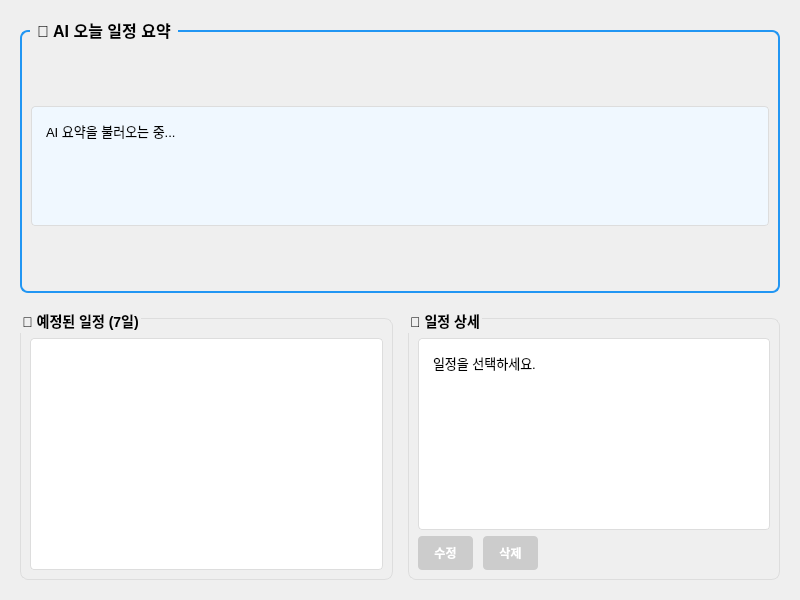
<?xml version="1.0" encoding="UTF-8"?>
<ui version="4.0">
 <class>HomePage</class>
 <widget class="QWidget" name="HomePage">
  <property name="geometry">
   <rect>
    <x>0</x>
    <y>0</y>
    <width>800</width>
    <height>600</height>
   </rect>
  </property>
  <layout class="QVBoxLayout" name="mainLayout">
   <property name="spacing">
    <number>15</number>
   </property>
   <property name="leftMargin">
    <number>20</number>
   </property>
   <property name="topMargin">
    <number>20</number>
   </property>
   <property name="rightMargin">
    <number>20</number>
   </property>
   <property name="bottomMargin">
    <number>20</number>
   </property>
   <item>
    <widget class="QGroupBox" name="aiSummaryBox">
     <property name="title">
      <string>📌 AI 오늘 일정 요약</string>
     </property>
     <property name="styleSheet">
      <string>QGroupBox {
   font-size: 16px;
   font-weight: bold;
   border: 2px solid #2196F3;
   border-radius: 8px;
   margin-top: 10px;
   padding-top: 10px;
}
QGroupBox::title {
   subcontrol-origin: margin;
   left: 10px;
   padding: 0 5px;
}</string>
     </property>
     <layout class="QVBoxLayout" name="aiLayout">
      <item>
       <widget class="QTextEdit" name="aiSummaryText">
        <property name="maximumSize">
         <size>
          <width>16777215</width>
          <height>120</height>
         </size>
        </property>
        <property name="readOnly">
         <bool>true</bool>
        </property>
        <property name="styleSheet">
         <string>QTextEdit {
   background-color: #f0f8ff;
   border: 1px solid #ddd;
   border-radius: 4px;
   padding: 10px;
   font-size: 13px;
}</string>
        </property>
        <property name="html">
         <string>&lt;!DOCTYPE HTML PUBLIC &quot;-//W3C//DTD HTML 4.0//EN&quot; &quot;http://www.w3.org/TR/REC-html40/strict.dtd&quot;&gt;
&lt;html&gt;&lt;head&gt;&lt;meta name=&quot;qrichtext&quot; content=&quot;1&quot; /&gt;&lt;/head&gt;&lt;body&gt;
&lt;p&gt;AI 요약을 불러오는 중...&lt;/p&gt;
&lt;/body&gt;&lt;/html&gt;</string>
        </property>
       </widget>
      </item>
     </layout>
    </widget>
   </item>
   <item>
    <layout class="QHBoxLayout" name="bottomLayout" stretch="1,1">
     <property name="spacing">
      <number>15</number>
     </property>
     <item>
      <widget class="QGroupBox" name="scheduleListBox">
       <property name="title">
        <string>📅 예정된 일정 (7일)</string>
       </property>
       <property name="styleSheet">
        <string>QGroupBox {
   font-size: 14px;
   font-weight: bold;
   border: 1px solid #ddd;
   border-radius: 8px;
   margin-top: 10px;
   padding-top: 10px;
}</string>
       </property>
       <layout class="QVBoxLayout" name="listLayout">
        <item>
         <widget class="QListWidget" name="scheduleList">
          <property name="styleSheet">
           <string>QListWidget {
   border: 1px solid #ddd;
   border-radius: 4px;
   background-color: white;
}
QListWidget::item {
   padding: 8px;
   border-bottom: 1px solid #f0f0f0;
}
QListWidget::item:selected {
   background-color: #e3f2fd;
   color: black;
}
QListWidget::item:hover {
   background-color: #f5f5f5;
}</string>
          </property>
         </widget>
        </item>
       </layout>
      </widget>
     </item>
     <item>
      <widget class="QGroupBox" name="detailBox">
       <property name="title">
        <string>📝 일정 상세</string>
       </property>
       <property name="styleSheet">
        <string>QGroupBox {
   font-size: 14px;
   font-weight: bold;
   border: 1px solid #ddd;
   border-radius: 8px;
   margin-top: 10px;
   padding-top: 10px;
}</string>
       </property>
       <layout class="QVBoxLayout" name="detailLayout">
        <item>
         <widget class="QTextEdit" name="scheduleDetail">
          <property name="readOnly">
           <bool>true</bool>
          </property>
          <property name="styleSheet">
           <string>QTextEdit {
   border: 1px solid #ddd;
   border-radius: 4px;
   padding: 10px;
   background-color: white;
   font-size: 13px;
}</string>
          </property>
          <property name="html">
           <string>&lt;!DOCTYPE HTML PUBLIC &quot;-//W3C//DTD HTML 4.0//EN&quot; &quot;http://www.w3.org/TR/REC-html40/strict.dtd&quot;&gt;
&lt;html&gt;&lt;head&gt;&lt;meta name=&quot;qrichtext&quot; content=&quot;1&quot; /&gt;&lt;/head&gt;&lt;body&gt;
&lt;p&gt;일정을 선택하세요.&lt;/p&gt;
&lt;/body&gt;&lt;/html&gt;</string>
          </property>
         </widget>
        </item>
        <item>
         <layout class="QHBoxLayout" name="buttonLayout">
          <property name="spacing">
           <number>10</number>
          </property>
          <item>
           <widget class="QPushButton" name="editButton">
            <property name="enabled">
             <bool>false</bool>
            </property>
            <property name="text">
             <string>수정</string>
            </property>
            <property name="styleSheet">
             <string>QPushButton {
   background-color: #4CAF50;
   color: white;
   border: none;
   padding: 8px 16px;
   border-radius: 4px;
   font-weight: bold;
}
QPushButton:hover:enabled {
   background-color: #45a049;
}
QPushButton:disabled {
   background-color: #cccccc;
}</string>
            </property>
           </widget>
          </item>
          <item>
           <widget class="QPushButton" name="deleteButton">
            <property name="enabled">
             <bool>false</bool>
            </property>
            <property name="text">
             <string>삭제</string>
            </property>
            <property name="styleSheet">
             <string>QPushButton {
   background-color: #f44336;
   color: white;
   border: none;
   padding: 8px 16px;
   border-radius: 4px;
   font-weight: bold;
}
QPushButton:hover:enabled {
   background-color: #da190b;
}
QPushButton:disabled {
   background-color: #cccccc;
}</string>
            </property>
           </widget>
          </item>
          <item>
           <spacer name="horizontalSpacer">
            <property name="orientation">
             <enum>Qt::Horizontal</enum>
            </property>
            <property name="sizeHint" stdset="0">
             <size>
              <width>40</width>
              <height>20</height>
             </size>
            </property>
           </spacer>
          </item>
         </layout>
        </item>
       </layout>
      </widget>
     </item>
    </layout>
   </item>
  </layout>
 </widget>
 <resources/>
 <connections/>
</ui>
